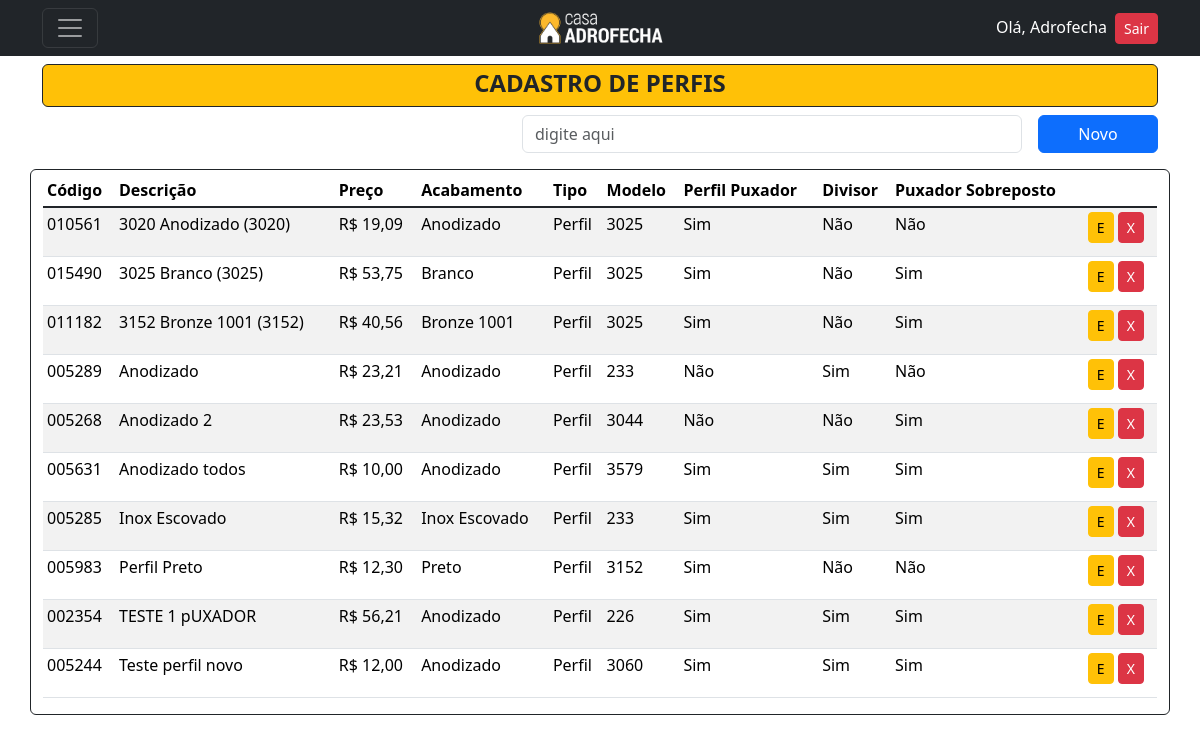
The app's page /listar/perfil/ (signed in) with its own data.
### cadastros/models.py (models this page shows, shortened)
class ItemBase(models.Model):
    codigo = models.CharField(max_length=6, verbose_name="Código", unique=True)
    descricao = models.CharField(max_length=150, verbose_name="Descrição")
    preco = models.DecimalField(decimal_places=2, max_digits=5, verbose_name="Preço")
    acabamento = models.ForeignKey('Acabamento', on_delete=models.PROTECT)
    tipo = models.ForeignKey('Tipo', on_delete=models.PROTECT)
    class Meta:
        abstract = True

class Perfil(ItemBase):
    modelo = models.ForeignKey(ModeloPerfil, on_delete=models.PROTECT)
    encaixe = models.CharField(max_length=3, choices=ENCAIXE, blank=True, null=True)
    perfilpuxador = models.ManyToManyField(PerfilPuxador, verbose_name="Perfil Puxador", blank=True)
    encaixedivisor = models.CharField(max_length=3, choices=ENCAIXE, blank=True, null=True)
    divisor = models.ManyToManyField(Divisor, verbose_name="Divisor", blank=True)
    encaixepuxador = models.CharField(max_length=3, choices=ENCAIXE, blank=True, null=True)
    puxador = models.ManyToManyField(Puxador, verbose_name="Puxador", blank=True)
    largura_perfil = models.DecimalField(decimal_places=2, max_digits=5, verbose_name="Largura Perfil")
    aba_perfil = models.DecimalField(decimal_places=2, max_digits=5, verbose_name="Aba Perfil")
    desconto_vidro = models.DecimalField(decimal_places=2, max_digits=5, verbose_name="Desconto P/Vidro")
    largura_puxador = models.DecimalField(decimal_places=2, max_digits=5, verbose_name="Largura Puxador")
    aba_puxador = models.DecimalField(decimal_places=2, max_digits=5, verbose_name="Aba Puxador")
    class Meta:
        verbose_name = 'Perfil'
        verbose_name_plural = 'Perfis'
        ordering = ["descricao"]

class Acabamento(models.Model):
    acabamento = models.CharField(max_length=50, unique=True)
    codigo_rgb = models.CharField(max_length=15, verbose_name="Código RGB",)
    class Meta:
        verbose_name = 'Acabamento'
        verbose_name_plural = 'Acabamentos'
        ordering = ["acabamento"]
    def __str__(self):
        return self.acabamento

class Tipo(models.Model):
    tipo = models.CharField(max_length=30, unique=True)
    class Meta:
        ordering = ["tipo"]
    def __str__(self):
        return self.tipo

class BaseModelo(models.Model):
    modelo = models.CharField(max_length=10, unique=True)
    class Meta:
        abstract = True
    def __str__(self):
        return self.modelo

class ModeloPerfil(BaseModelo):
    class Meta:
        verbose_name = 'Modelo Perfil'
        verbose_name_plural = 'Modelo Perfis'
        ordering = ["modelo"]

### cadastros/views.py (the view)
# urls.py: path('listar/perfil/', PerfilList.as_view(), name='listar-perfil'),
class PerfilList(LoginRequiredMixin, PermissionRequiredMixin, ListView):
    model = Perfil
    template_name = 'cadastros/listas/perfil.html'
    permission_required = 'cadastros.view_perfil'

### cadastros/templates/cadastros/listas/perfil.html (shortened to what this page needs)
{% extends 'base.html' %}
{% load static %}
{% load crispy_forms_tags %}
{% load widget_tweaks %}
{% block content %}
<header class="mt-5">
  <div>
      <div class="bg-warning rounded text-dark border border-dark pt-1 d-flex align-items-center justify-content-center">
        <h4><strong>CADASTRO DE PERFIS</strong></h4>
      </div>
      <div class="mt-2 d-flex align-items-center justify-content-end">
          <input type="email" class="form-control me-3" style="width: 500px;" id="" name="busca-perfil" placeholder="digite aqui">
          <a href="{% url 'cadastrar-perfil' %}" style="width: 120px;" class="btn btn-primary bg-primary" >Novo</a>
      </div>
  </div>
</header>
<div class="mt-3">
  <div class="row">
      <div class="border border-dark rounded container">
          <table class="mt-1 table table-sm table-striped">
            <thead>
              <tr>
                <th scope="col ">Código</th>
                <th scope="col ">Descrição</th>
                <th scope="col ">Preço</th>
                <th scope="col ">Acabamento</th>
                <th scope="col ">Tipo</th>
                <th scope="col ">Modelo</th>
                <th scope="col ">Perfil Puxador</th>
                <th scope="col ">Divisor</th>
                <th scope="col ">Puxador Sobreposto</th>
              </tr>
            </thead>
            <tbody class="table-group-divider ">
                {% for perfil in object_list %}
                <tr>
                    <td>{{ perfil.codigo }}</td>
                    <td>{{ perfil.descricao }}</td>
                    <td>R$ {{ perfil.preco }}</td>
                    <td>{{ perfil.acabamento }}</td>
                    <td>{{ perfil.tipo }}</td>
                    <td>{{ perfil.modelo }}</td>
                    <td>
                        {% if perfil.encaixe == "1" %}
                            <p>Sim</p>
                        {% else %}
                            <p>Não</p>
                        {% endif %}
                    </td>
                    <td>
                        {% if perfil.encaixedivisor == "1" %}
                            <p>Sim</p>
                        {% else %}
                            <p>Não</p>
                        {% endif %}
                    </td>
                    <td>
                        {% if perfil.encaixepuxador == "1" %}
                            <p>Sim</p>
                        {% else %}
                            <p>Não</p>
                        {% endif %}
                    </td>
                    <td>
                        <a href="{% url 'editar-perfil' perfil.pk %}" class="btn btn-warning btn-sm" title="Editar">E</a>
                        <a href="{% url 'excluir-perfil' perfil.pk %}" class="btn btn-danger btn-sm" title="Excluir">X</a>
                    </td>
                </tr>
                {% empty %}
                    <tr>
                        <td colspan="10">Nenhum Perfil cadastrado</td>
                    </tr>
                {% endfor %}
            </tbody>
          </table>
      </div>
  </div>
</div>
{% endblock %}

### paginas/templates/navbar.html (shortened to what this page needs)
{% load static %}
<nav class="navbar navbar-dark bg-dark fixed-top">
  <div class="container d-flex justify-content-between align-items-center">
      <div class="col-4">
        <button class="navbar-toggler" type="button" data-bs-toggle="offcanvas" data-bs-target="#offcanvasDarkNavbar" aria-controls="offcanvasDarkNavbar">
        <span class="navbar-toggler-icon"></span>
        </button>
      </div>
      <div class="col-4 d-flex justify-content-center">
          <a href="{% url 'inicio' %}"><img src="{% static 'paginas/images/LogoPreto2.png' %}" alt="Logo" width="130" height="40"</img></a>
      </div>
      <div class="col-4 d-flex justify-content-end">
              <ul class="list-unstyled mb-0">
                  {% if request.user.is_authenticated %}
                  <li><a style="color:white" ;>Olá, {{ user.username }}</a><a class="ms-2 btn btn-danger btn-sm" href="{% url 'logout' %}">Sair</a></li>
                  {% else %}
                  <li><a class="btn btn-primary" href="{% url 'login' %}">Entrar</a></li>
                  {% endif %}
              </ul>
      </div>
  </div>
</nav>

### records on screen
Perfil: codigo "010561", descricao "3020 Anodizado (3020)", preco "19,09", acabamento "Anodizado", tipo "Perfil", modelo "3025", encaixe "Sim", encaixedivisor "Não", encaixepuxador "Não"
Perfil: codigo "015490", descricao "3025 Branco (3025)", preco "53,75", acabamento "Branco", tipo "Perfil", modelo "3025", encaixe "Sim", encaixedivisor "Não", encaixepuxador "Sim"
Perfil: codigo "011182", descricao "3152 Bronze 1001 (3152)", preco "40,56", acabamento "Bronze 1001", tipo "Perfil", modelo "3025", encaixe "Sim", encaixedivisor "Não", encaixepuxador "Sim"
Perfil: codigo "005289", descricao "Anodizado", preco "23,21", acabamento "Anodizado", tipo "Perfil", modelo "233", encaixe "Não", encaixedivisor "Sim", encaixepuxador "Não"
Perfil: codigo "005268", descricao "Anodizado 2", preco "23,53", acabamento "Anodizado", tipo "Perfil", modelo "3044", encaixe "Não", encaixedivisor "Não", encaixepuxador "Sim"
Perfil: codigo "005631", descricao "Anodizado todos", preco "10,00", acabamento "Anodizado", tipo "Perfil", modelo "3579", encaixe "Sim", encaixedivisor "Sim", encaixepuxador "Sim"
Perfil: codigo "005285", descricao "Inox Escovado", preco "15,32", acabamento "Inox Escovado", tipo "Perfil", modelo "233", encaixe "Sim", encaixedivisor "Sim", encaixepuxador "Sim"
Perfil: codigo "005983", descricao "Perfil Preto", preco "12,30", acabamento "Preto", tipo "Perfil", modelo "3152", encaixe "Sim", encaixedivisor "Não", encaixepuxador "Não"
Perfil: codigo "002354", descricao "TESTE 1 pUXADOR", preco "56,21", acabamento "Anodizado", tipo "Perfil", modelo "226", encaixe "Sim", encaixedivisor "Sim", encaixepuxador "Sim"
Perfil: codigo "005244", descricao "Teste perfil novo", preco "12,00", acabamento "Anodizado", tipo "Perfil", modelo "3060", encaixe "Sim", encaixedivisor "Sim", encaixepuxador "Sim"

### other values on screen
{{ user.username }} "Adrofecha"
